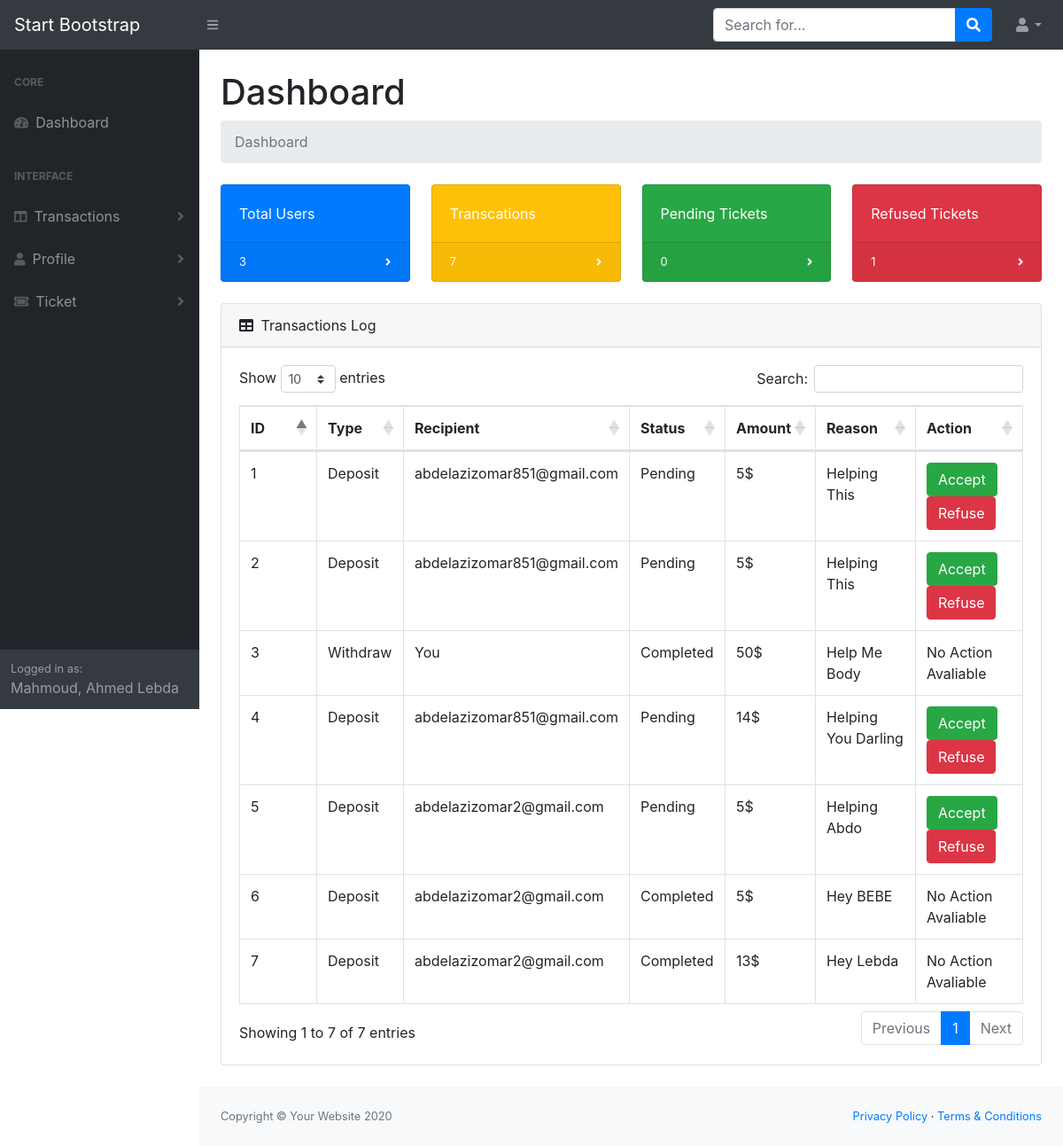
Screenshot of /Admin/index.php (signed in) with the database file from the repository.
### tables this page shows
CREATE TABLE `transactions` (
  `id` tinyint(11) NOT NULL,
  `user_sender_id` tinyint(11) NOT NULL,
  `user_receiver_id` tinyint(11) NOT NULL,
  `type` enum('deposit','withdraw') NOT NULL,
  `status` enum('pending','completed','refused') NOT NULL DEFAULT 'pending',
  `amount` decimal(10,0) NOT NULL,
  `reason` varchar(255) NOT NULL,
  `date` timestamp NOT NULL DEFAULT current_timestamp() ON UPDATE current_timestamp()
);

CREATE TABLE `users` (
  `id` tinyint(11) NOT NULL,
  `firstname` varchar(255) NOT NULL,
  `lastname` varchar(255) NOT NULL,
  `country` varchar(255) NOT NULL,
  `balance` decimal(10,0) NOT NULL DEFAULT 100,
  `image` varchar(255) NOT NULL,
  `email` varchar(255) NOT NULL,
  `password` char(150) NOT NULL,
  `mobile` char(11) NOT NULL,
  `date` timestamp NOT NULL DEFAULT current_timestamp() ON UPDATE current_timestamp(),
  `role` enum('user','admin') NOT NULL DEFAULT 'user',
  `verify` tinyint(1) NOT NULL DEFAULT 0
);

### helpers/db.php (called while the page is built, shortened)
<?php
function doQuery($sql){
    return  mysqli_query($GLOBALS['con'],$sql);
}

### Admin/index.php (the view, shortened to what this page needs)
<?php
$opUser = doQuery("select * from users where role = 'user'");
$totalUsers = mysqli_num_rows($opUser);
$opTran = doQuery('select * from transactions');
$totalTransactions = mysqli_num_rows($opTran);
$opPendingTickets= doQuery("select * from tickets where status = 'pending'");
$totalPendingTickets = mysqli_num_rows($opPendingTickets);
$opRefusedTickets= doQuery("select * from tickets where status = 'refused'");
$totalRefusedTickets = mysqli_num_rows($opRefusedTickets);
$allTranascations = doQuery("select * from transactions");
function getEmailById($id){
    $op = doQuery("Select email from users where id = $id");
    return mysqli_fetch_assoc($op)['email'];
}
?>
<!DOCTYPE html>
<html lang="en">
<head>
    <link href="../assets/css/styles.css" rel="stylesheet" />
    <link href="https://cdn.datatables.net/1.10.20/css/dataTables.bootstrap4.min.css" rel="stylesheet" />
</head>
<body class="sb-nav-fixed">
<?php include '../layouts/navBar.php' ?>
<div id="layoutSidenav">
    <div id="layoutSidenav_nav">
        <nav class="sb-sidenav accordion sb-sidenav-dark" id="sidenavAccordion">
            <div class="sb-sidenav-menu">
                <?php include '../layouts/sideNav.php' ?>
            </div>
            <div class="sb-sidenav-footer">
                <div class="small">Logged in as:</div>
                <?php echo $_SESSION['user']['firstname'] .', ' . $_SESSION['user']['lastname'] ?>
            </div>
        </nav>
    </div>
    <div id="layoutSidenav_content">
        <main>
            <div class="container-fluid">
                <h1 class="mt-4">Dashboard</h1>
                <ol class="breadcrumb mb-4">
                    <li class="breadcrumb-item active">Dashboard</li>
                </ol>
                <div class="row">
                    <div class="col-xl-3 col-md-6">
                        <div class="card bg-primary text-white mb-4">
                            <div class="card-body">Total Users</div>
                            <div class="card-footer d-flex align-items-center justify-content-between">
                                <a class="small text-white stretched-link" href="#"><?php echo $totalUsers  ?></a>
                                <div class="small text-white"><i class="fas fa-angle-right"></i></div>
                            </div>
                        </div>
                    </div>
                    <div class="col-xl-3 col-md-6">
                        <div class="card bg-warning text-white mb-4">
                            <div class="card-body">Transcations</div>
                            <div class="card-footer d-flex align-items-center justify-content-between">
                                <a class="small text-white stretched-link" href="#"><?php echo $totalTransactions ?></a>
                                <div class="small text-white"><i class="fas fa-angle-right"></i></div>
                            </div>
                        </div>
                    </div>
                    <div class="col-xl-3 col-md-6">
                        <div class="card bg-success text-white mb-4">
                            <div class="card-body">Pending Tickets</div>
                            <div class="card-footer d-flex align-items-center justify-content-between">
                                <a class="small text-white stretched-link" href="#"><?php echo $totalPendingTickets ?></a>
                                <div class="small text-white"><i class="fas fa-angle-right"></i></div>
                            </div>
                        </div>
                    </div>
                    <div class="col-xl-3 col-md-6">
                        <div class="card bg-danger text-white mb-4">
                            <div class="card-body">Refused Tickets</div>
                            <div class="card-footer d-flex align-items-center justify-content-between">
                                <a class="small text-white stretched-link" href="#"><?php echo $totalRefusedTickets ?></a>
                                <div class="small text-white"><i class="fas fa-angle-right"></i></div>
                            </div>
                        </div>
                    </div>
                </div>
                <div class="card mb-4">
                    <div class="card-header">
                        <i class="fas fa-table mr-1"></i>
                        Transactions Log
                    </div>
                    <div class="card-body">
                        <div class="table-responsive">
                            <table class="table table-bordered" id="dataTable" width="100%" cellspacing="0">
                                <thead>
                                <tr>
                                    <th width="50px">ID</th>
                                    <th>Type</th>
                                    <th>Recipient</th>
                                    <th>Status</th>
                                    <th>Amount</th>
                                    <th>Reason</th>
                                    <th>Action</th>
                                </tr>
                                </thead>
                                <?php
                                while($raw = mysqli_fetch_assoc($allTranascations))
                                {
                                    if($raw['status'] == 'pending'){
                                        ?>
                                    <tr>
                                        <?php
                                        $email = getEmailById($raw['user_receiver_id']);
                                        ?>
                                        <td><?php echo $raw['id'];?></td>
                                        <td><?php echo ucfirst($raw['type']); ?></td>
                                        <td><?php echo ($email == $_SESSION['user']['email'] ? 'You' : $email) ?></td>
                                        <td><?php echo ucfirst($raw['status']);?></td>
                                        <td><?php echo $raw['amount'];?>$</td>
                                        <td><?php echo $raw['reason'];?></td>
                                        <td>
                                            <a href='accept.php?id=<?php echo $raw['id'];?>&type=<?php echo $raw['type'] ?>' class='btn btn-success m-r-1em'>Accept</a>
                                            <a href='refuse.php?id=<?php echo $raw['id'];?>&type=<?php echo $raw['type'] ?>'class='btn btn-danger m-r-1em'>Refuse</a>
                                        </td>
                                    </tr>
                                    <?php
                                }else{
                                    ?>
                                    <tr>
                                    <?php
                                    $email = getEmailById($raw['user_receiver_id']);
                                    ?>
                                    <td><?php echo $raw['id'];?></td>
                                    <td><?php echo ucfirst($raw['type']); ?></td>
                                    <td><?php echo ($email == $_SESSION['user']['email'] ? 'You' : $email) ?></td>
                                    <td><?php echo ucfirst($raw['status']);?></td>
                                    <td><?php echo $raw['amount'];?>$</td>
                                    <td><?php echo $raw['reason'];?></td>
                                    <td>No Action Avaliable</td>
                                </tr>
                                <?php
                            }
                            }
                                ?>
                            </table>
                        </div>
                    </div>
                </div>
            </div>
        </main>
        <?php include '../layouts/footer.php' ?>
    </div>
</div>
</body>
</html>

### rows the page displays
transactions: id "1", type "Deposit", user_receiver.email "abdelazizomar851@gmail.com", status "Pending", amount "5", reason "Helping This"
transactions: id "2", type "Deposit", user_receiver.email "abdelazizomar851@gmail.com", status "Pending", amount "5", reason "Helping This"
transactions: id "3", type "Withdraw", shows "You", status "Completed", amount "50", reason "Help Me Body"
transactions: id "4", type "Deposit", user_receiver.email "abdelazizomar851@gmail.com", status "Pending", amount "14", reason "Helping You Darling"
transactions: id "5", type "Deposit", user_receiver.email "abdelazizomar2@gmail.com", status "Pending", amount "5", reason "Helping Abdo"
transactions: id "6", type "Deposit", user_receiver.email "abdelazizomar2@gmail.com", status "Completed", amount "5", reason "Hey BEBE"
transactions: id "7", type "Deposit", user_receiver.email "abdelazizomar2@gmail.com", status "Completed", amount "13", reason "Hey Lebda"

### other values shown
$_SESSION['user']['firstname'] "Mahmoud"
$_SESSION['user']['lastname'] "Ahmed Lebda"
$totalUsers "3"
$totalTransactions "7"
$totalPendingTickets "0"
$totalRefusedTickets "1"
